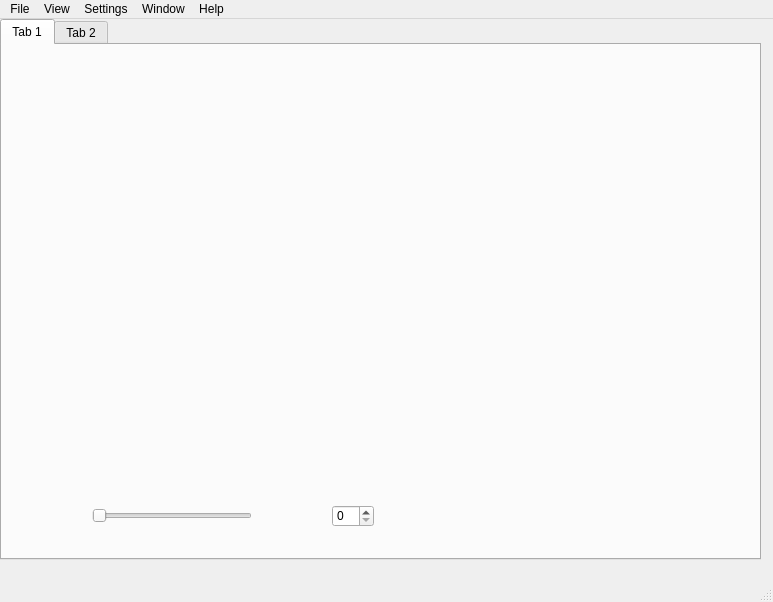
<?xml version="1.0" encoding="UTF-8"?>
<ui version="4.0">
 <class>MainWindow</class>
 <widget class="QMainWindow" name="MainWindow">
  <property name="geometry">
   <rect>
    <x>0</x>
    <y>0</y>
    <width>773</width>
    <height>602</height>
   </rect>
  </property>
  <property name="windowTitle">
   <string>MainWindow</string>
  </property>
  <widget class="QWidget" name="centralwidget">
   <widget class="QTabWidget" name="tabWidget">
    <property name="geometry">
     <rect>
      <x>0</x>
      <y>0</y>
      <width>761</width>
      <height>541</height>
     </rect>
    </property>
    <property name="currentIndex">
     <number>0</number>
    </property>
    <property name="movable">
     <bool>true</bool>
    </property>
    <widget class="QWidget" name="tab">
     <attribute name="title">
      <string>Tab 1</string>
     </attribute>
     <widget class="QSlider" name="horizontalSlider">
      <property name="geometry">
       <rect>
        <x>90</x>
        <y>460</y>
        <width>160</width>
        <height>22</height>
       </rect>
      </property>
      <property name="orientation">
       <enum>Qt::Horizontal</enum>
      </property>
     </widget>
     <widget class="QSpinBox" name="spinBox">
      <property name="geometry">
       <rect>
        <x>330</x>
        <y>460</y>
        <width>42</width>
        <height>22</height>
       </rect>
      </property>
     </widget>
    </widget>
    <widget class="QWidget" name="tab_2">
     <attribute name="title">
      <string>Tab 2</string>
     </attribute>
    </widget>
   </widget>
  </widget>
  <widget class="QMenuBar" name="menubar">
   <property name="geometry">
    <rect>
     <x>0</x>
     <y>0</y>
     <width>773</width>
     <height>21</height>
    </rect>
   </property>
   <widget class="QMenu" name="menuFile">
    <property name="title">
     <string>File</string>
    </property>
    <addaction name="actionOpen"/>
    <addaction name="actionOpen_folder"/>
    <addaction name="separator"/>
    <addaction name="actionExport_to_excel"/>
    <addaction name="actionDelete_all_imports"/>
    <addaction name="separator"/>
    <addaction name="actionQuit"/>
   </widget>
   <widget class="QMenu" name="menuSettings">
    <property name="title">
     <string>Settings</string>
    </property>
    <addaction name="actionPreferences"/>
   </widget>
   <widget class="QMenu" name="menuWindow">
    <property name="title">
     <string>Window</string>
    </property>
    <addaction name="actionMinimise"/>
   </widget>
   <widget class="QMenu" name="menuHelp">
    <property name="title">
     <string>Help</string>
    </property>
    <addaction name="actionHelp"/>
    <addaction name="separator"/>
    <addaction name="actionLicense"/>
   </widget>
   <widget class="QMenu" name="menuView">
    <property name="title">
     <string>View</string>
    </property>
   </widget>
   <addaction name="menuFile"/>
   <addaction name="menuView"/>
   <addaction name="menuSettings"/>
   <addaction name="menuWindow"/>
   <addaction name="menuHelp"/>
  </widget>
  <widget class="QStatusBar" name="statusbar"/>
  <action name="actionOpen">
   <property name="icon">
    <iconset resource="resource.qrc">
     <normaloff>:/Icons/icons/icons/folder-open-document.png</normaloff>:/Icons/icons/icons/folder-open-document.png</iconset>
   </property>
   <property name="text">
    <string>Open file...</string>
   </property>
   <property name="toolTip">
    <string>Open a .txt or .zip file.</string>
   </property>
   <property name="shortcut">
    <string>Ctrl+O</string>
   </property>
  </action>
  <action name="actionQuit">
   <property name="text">
    <string>Quit</string>
   </property>
   <property name="shortcut">
    <string>Ctrl+Q</string>
   </property>
  </action>
  <action name="actionMinimise">
   <property name="text">
    <string>Minimize</string>
   </property>
   <property name="shortcut">
    <string>Ctrl+M</string>
   </property>
  </action>
  <action name="actionExport_to_excel">
   <property name="icon">
    <iconset resource="resource.qrc">
     <normaloff>:/Icons/icons/icons/document-excel-table.png</normaloff>:/Icons/icons/icons/document-excel-table.png</iconset>
   </property>
   <property name="text">
    <string>Export to excel</string>
   </property>
  </action>
  <action name="actionDelete_all_imports">
   <property name="icon">
    <iconset resource="resource.qrc">
     <normaloff>:/Icons (shadowless)/icons/icons-shadowless/table--minus.png</normaloff>:/Icons (shadowless)/icons/icons-shadowless/table--minus.png</iconset>
   </property>
   <property name="text">
    <string>Delete all data</string>
   </property>
  </action>
  <action name="actionPreferences">
   <property name="text">
    <string>Preferences...</string>
   </property>
   <property name="shortcut">
    <string>Ctrl+P</string>
   </property>
  </action>
  <action name="actionOpen_folder">
   <property name="icon">
    <iconset resource="resource.qrc">
     <normaloff>:/Icons/icons/icons/folder-open.png</normaloff>:/Icons/icons/icons/folder-open.png</iconset>
   </property>
   <property name="text">
    <string>Open folder...</string>
   </property>
   <property name="shortcut">
    <string>Ctrl+Shift+O</string>
   </property>
  </action>
  <action name="actionHelp">
   <property name="text">
    <string>Help</string>
   </property>
  </action>
  <action name="actionLicense">
   <property name="text">
    <string>About</string>
   </property>
  </action>
 </widget>
 <resources>
  <include location="resource.qrc"/>
 </resources>
 <connections/>
</ui>
